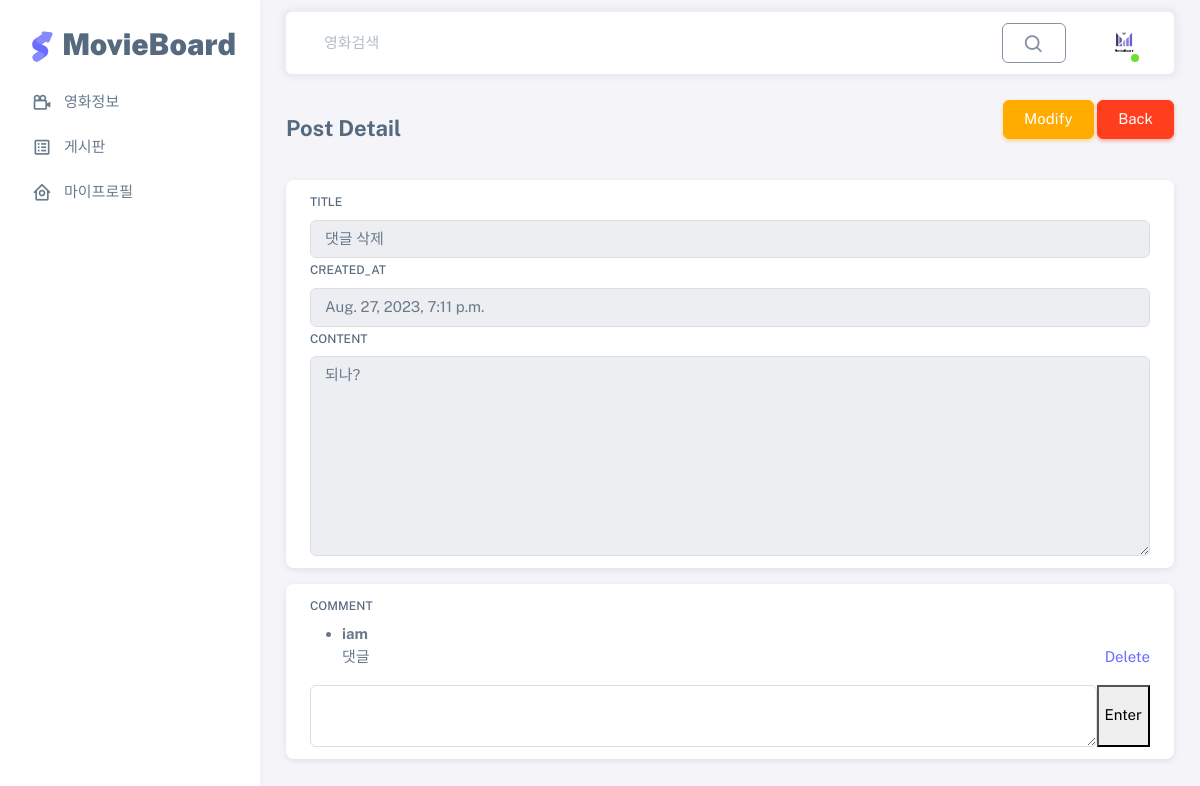
The app's page /board/detail/13 (signed in) with its own data.
### board/models.py (models this page shows, shortened)
class Post(models.Model):
    post_num = models.BigAutoField(primary_key=True)
    title = models.CharField(max_length=200)
    content = models.TextField()
    created_at = models.DateTimeField(default=timezone.now)
    writer = models.ForeignKey(User, on_delete=models.CASCADE)
    class Meta:
        ordering = ["-created_at"]

class Comment(models.Model):
    content = models.TextField()
    writer = models.ForeignKey(User, on_delete=models.CASCADE)
    created_at = models.DateTimeField(default=timezone.now)
    post = models.ForeignKey(Post, on_delete=models.CASCADE)

### board/views.py (the view)
# urls.py: path('detail/<int:post_num>', views.detail_post, name='post-detail'),
def detail_post(request, post_num):
    print('detail')
    post = get_object_or_404(Post, post_num=post_num)
    comments = Comment.objects.filter(post=post)
    return render(request, 'board/post_detail.html', {'post': post, 'comments': comments})

### board/templates/board/post_detail.html (shortened to what this page needs)
{% extends 'base.html' %}
{% block content %}
<div class="content-wrapper">
    <div class="container-xxl flex-grow-1 container-p-y">
        <h4 class="fw-bold py-3 mb-4" style="display: inline-block;"> Post Detail </h4>
        <div style="display: inline-block;float:right">
            {% if request.user == post.writer %}
            <button type="button" class="btn btn-warning" onClick="location.href='/board/modify/{{post.post_num}}'">
                Modify
            </button>
            {% endif %}
            <a href="{% url 'board' %}" class="btn btn-danger">Back</a>
        </div>
        <div class="row">
            <div class="col-md-12">
                <div class="card mb-10">
                    <div class="card-body" style="padding: 10px 24px 12px;">
                        <div>
                            <label for="title" class="form-label">Title</label>
                            <input
                                    type="text"
                                    class="form-control"
                                    id="title"
                                    name="title"
                                    value="{{ post.title }}"
                                    readonly
                            >
                            <div>
                                <label for="created_at" class="form-label">created_at</label>
                                <input
                                        type="text"
                                        class="form-control"
                                        id="created_at"
                                        name="created_at"
                                        value="{{ post.created_at }}"
                                        readonly
                                >
                            </div>
                            <div>
                                <label for="content" class="form-label">Content</label>
                                <textarea
                                        id="content"
                                        class="form-control"
                                        name="content"
                                        rows="8"
                                        cols="50"
                                        readonly>{{ post.content }}</textarea>
                            </div>
                        </div>
                    </div>
                </div>
                <div class="col-md-12">
                    <div class="card mb-10">
                        <div class="card-body" style="padding: 10px 24px 12px;">
                            <label for="title" class="form-label">comment</label>
                            <ul>
                                {% for comment in comments %}
                                <li>
                                    <div>
                                        <strong>{{ comment.writer.username }}</strong>
                                    </div>
                                    {{ comment.content }}
                                    {% if user == comment.writer or user.is_staff %}
                                        <a href="{% url 'delete_comment' post_num=post.post_num comment_id=comment.id %}"
                                       style="float:right;">Delete</a>
                                    {% endif %}
                                </li>
                                {% endfor %}
                            </ul>
                            <form method="post" action="{% url 'create_comment' post_num=post.post_num %}">
                                <div style="display: flex; align-items: stretch; width: 100%; height: 100%;">
                                    <textarea name="content" class="form-control" rows="2" style="flex: 1;"
                                              required></textarea>
                                    <button type="submit" style="flex: 0;">Enter</button>
                                </div>
                            </form>
                        </div>
                    </div>
                </div>
            </div>
            {% endblock content %}

### records on screen
Post: title "댓글 삭제", created_at "Aug. 27, 2023, 7:11 p.m.", content "되나?"
Comment: writer.username "iam", content "댓글", shows "Delete"
